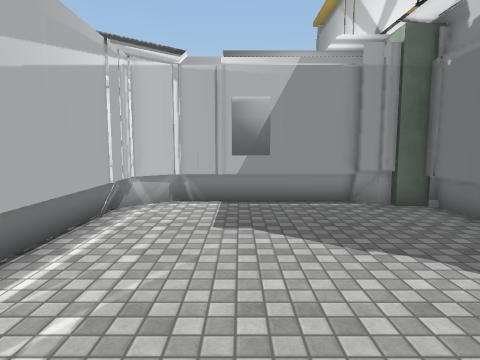
[1] (above)

16 first-person views from a walk through a scene from a Unity 3-D project. The camera is 1.5 m above the floor, tilts 6° down and sees 75° across. The floor is counted in squares, 1 m on a side. Each view is taken from the middle of a square. On the plan, view 1 faces up. The plan holds only what a view shows up to about 15 squares ahead; the rest is blank. The place goes on beyond the plan. The player character is not drawn. Some surface patterns are stand-ins.

[2]
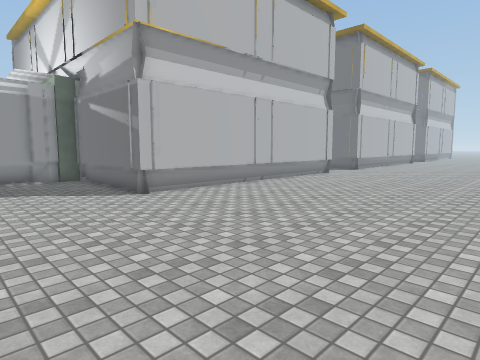

[3]
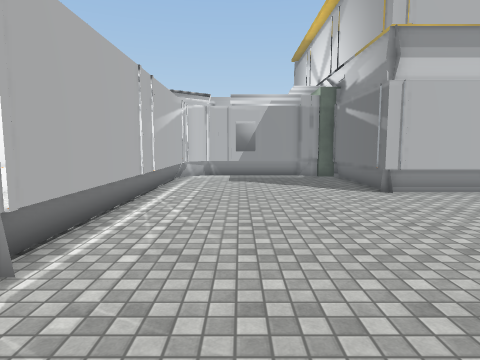

[4]
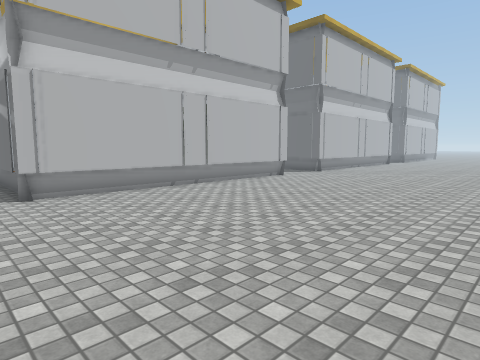

[5]
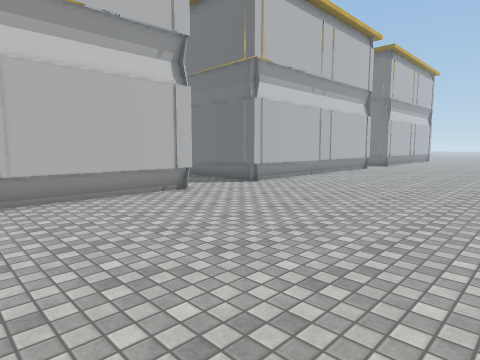

[6]
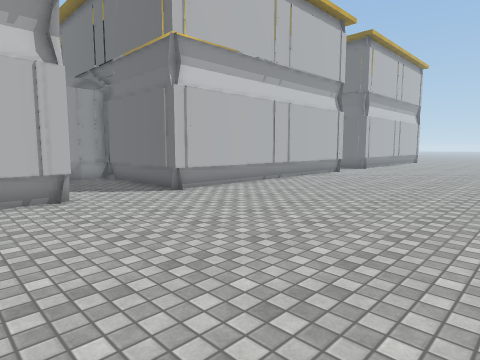

[7]
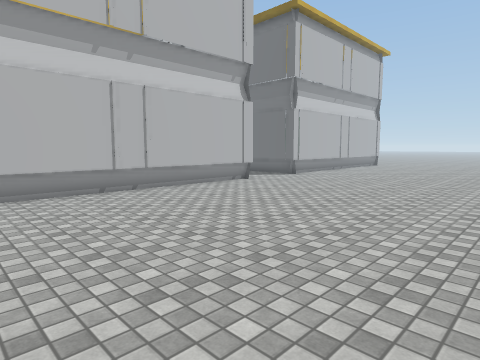

[8]
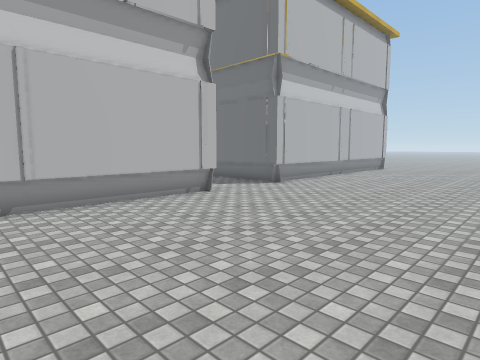

[9]
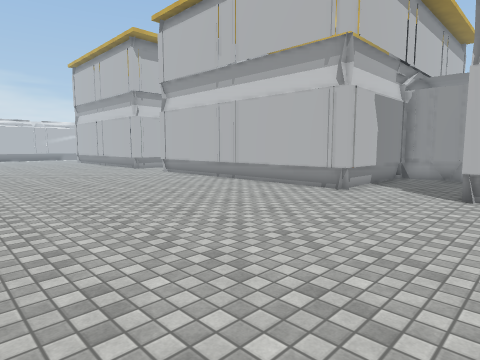

[10]
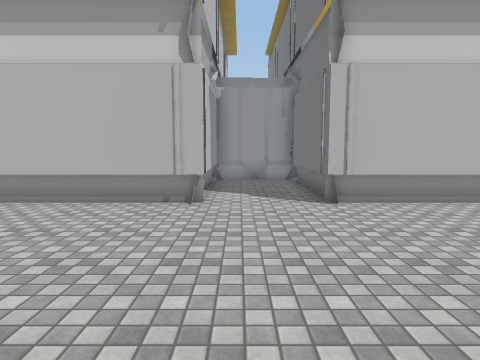

[11]
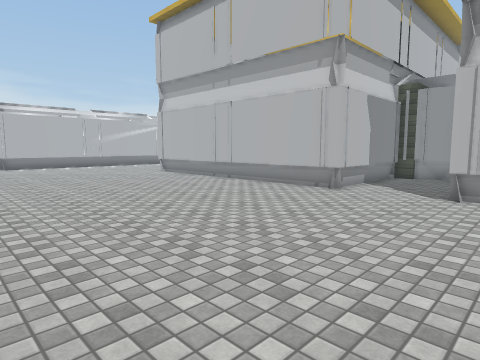

[12]
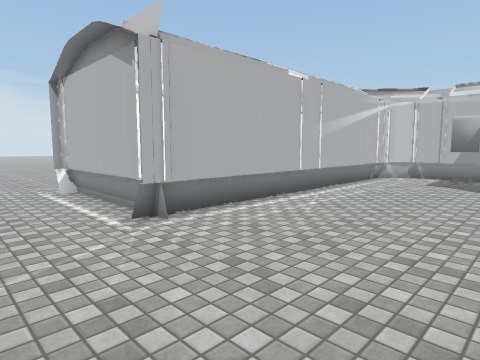

[13]
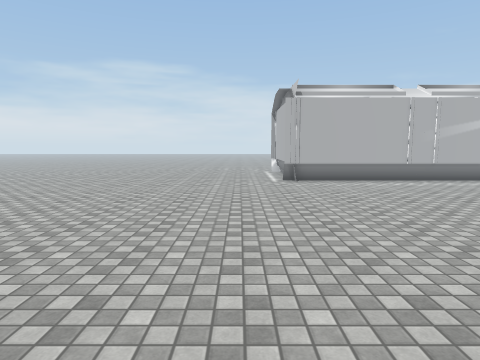

[14]
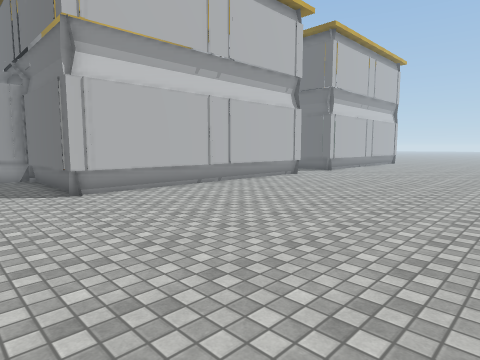

[15]
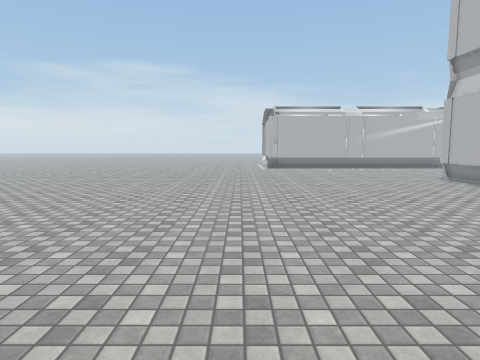

[16]
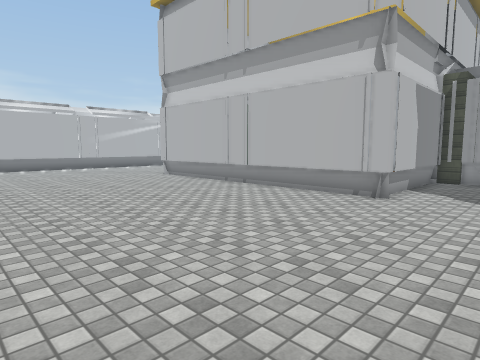

### Floor plan
Points are (right, up) in squares from view 1. A wall is a line through its corners. A room is listed if a view was taken in it or the views show most of it. See-through windows are left out.
Room 1 (views 1, 2, 3, 4, 5, 6, 7, 8, 9, 10, 11, 12, 13, 14, 15, 16)
walls: (16.7, 2.1) (4.7, 2.1); (20, 2.3) (20, 8.1) (16.5, 8.1); (16.7, 8.1) (16.7, 2.3); (4.7, 2.3) (4.7, 8); (4.1, 8.1) (3, 8.1); (4.1, 8.3) (-1.8, 8.3); (32, 2.1) (20.2, 2.1); (35.3, 2.3) (35.3, 8.1) (32, 8.1) (32, 2.3); (-1.5, 8.5) (-2.8, 7.4); (-2.6, 7.6) (-2.6, -5.1); (37.5, 2.1) (35.5, 2.1)
low walls: (16.7, 2.3) (4.7, 2.3); (16.5, 8.1) (16.5, 2.6); (19, 8.2) (18.6, 8.5) (18.1, 8.5) (17.7, 8.2); (20, 8.3) (17.4, 8.3); (4.9, 2.6) (4.9, 7.9); (3.2, 8.5) (-1.5, 8.5); (32, 2.3) (20.2, 2.3) (20.2, 7.8); (3.2, 8.7) (-1.6, 8.7) (-3, 7.5); (31.8, 7.8) (31.8, 2.6); (-3, 3.4) (-3, -5.1); (-3, 6.4) (-3, 3.5); (34.3, 8.2) (33.9, 8.5) (33.4, 8.5) (33, 8.2); (-2.8, 7.4) (-2.8, -5.1); (-3, 7) (-3, 6.5); (35.3, 8.3) (32, 8.3); (37.5, 2.3) (35.5, 2.3) (35.5, 5.9)
ways out: opening at (-3, -7)

Where each view was taken, in squares from view 1:
view 1: 0 up, 0 right, facing up
view 2: 7 down, 0 right, facing up-right
view 3: 8 down, 0 right, facing up
view 4: 8 down, 3 right, facing up-right
view 5: 7 down, 10 right, facing up-right
view 6: 7 down, 14 right, facing up-right
view 7: 8 down, 21 right, facing up-right
view 8: 6 down, 25 right, facing up-right
view 9: 8 down, 37 right, facing up-left
view 10: 6 down, 33 right, facing up
view 11: 8 down, 22 right, facing up-left
view 12: 8 down, 3 right, facing up-left
view 13: 7 down, 11 right, facing left
view 14: 8 down, 17 right, facing up-right
view 15: 7 down, 19 right, facing left
view 16: 7 down, 20 right, facing up-left
